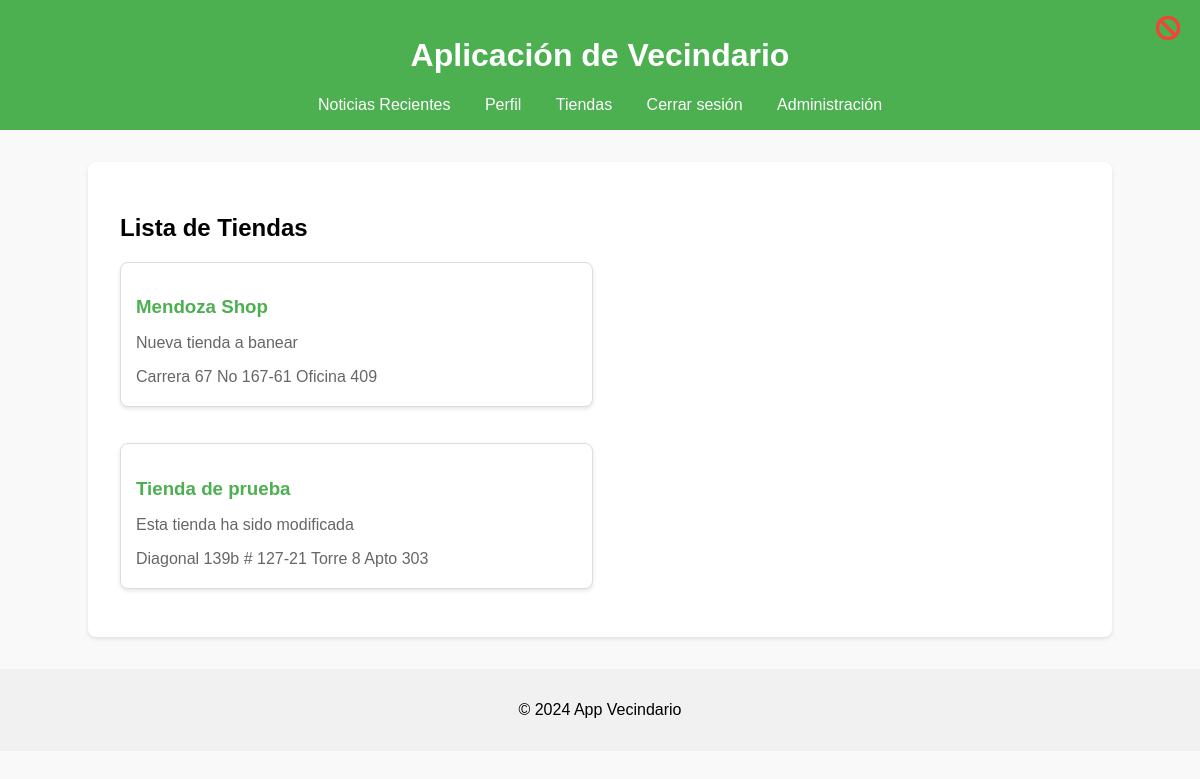
Page /admin/stores (signed in) on the committed database.
### models.py (models this page shows)
class Store(db.Model):
    __tablename__ = 'store'
    id = db.Column(db.Integer, primary_key=True)
    name = db.Column(db.String(120), nullable=False)
    description = db.Column(db.Text, nullable=True)
    address = db.Column(db.String(255), nullable=True)
    rating = db.Column(db.Float, nullable=False, default=0)
    owner_id = db.Column(db.Integer, db.ForeignKey('user.id'), nullable=False)
    suspended_until = db.Column(db.DateTime, nullable=True)  # Nuevo: para suspender la tienda
    store_products = db.relationship('Product', backref='store_relation', lazy=True)
    comments = db.relationship('Comment', backref='store', lazy=True)
    news = db.relationship('News', backref='store', lazy=True)

### app.py (the view)
@app.route('/admin/stores', methods=['GET'])
def admin_stores():
    if 'user_id' not in session:
        return redirect('/login')
    admin_user = User.query.get(session['user_id'])
    if not admin_user.is_admin:
        flash('No tienes permisos para acceder a esta sección.', 'error')
        return redirect('/')
    stores = Store.query.all()
    return render_template('admin_stores.html', stores=stores)

### app.py (called while the page is built)
@app.context_processor
def inject_user():
    user = None
    if 'user_id' in session:
        user = User.query.get(session['user_id'])
    return dict(user=user)

def check_user_suspended(user):
    if user.suspended_until and user.suspended_until > datetime.utcnow():
        return True
    return False

@app.before_request
def before_request():
    if 'user_id' in session:
        user = User.query.get(session['user_id'])
        if check_user_suspended(user):
            flash('Tu cuenta ha sido suspendida temporalmente.', 'error')
            return redirect('/login')

### templates/admin_stores.html (shortened to what this page needs)
{% extends "base.html" %}
{% block content %}
<h2>Lista de Tiendas</h2>
<div class="store-list">
    {% for store in stores %}
    <div class="store-card">
        <div class="store-actions">
            {% if store.suspended_until %}
            <form action="/admin/unsuspend_store/{{ store.id }}" method="POST" style="display:inline;">
                <button type="submit" class="action-button" title="Desbanear Tienda">
                    <i class="fas fa-unlock"></i>
                </button>
            </form>
            {% else %}
            <form action="/admin/suspend_store/{{ store.id }}" method="POST" style="display:inline;">
                <button type="submit" class="action-button" title="Banear Tienda">
                    <i class="fas fa-ban"></i>
                </button>
            </form>
            {% endif %}
        </div>
        <a href="/store/{{ store.id }}" class="store-card-link">
            <h3>{{ store.name }}</h3>
            <p class="store-description">{{ store.description }}</p>
            <p class="store-address">{{ store.address }}</p>
        </a>
    </div>
    {% endfor %}
</div>
{% endblock %}

### static/styles.css (style rules this page uses)
body { font-family: 'Arial', sans-serif; background-color: #f9f9f9; margin: 0; padding: 0; }
button { padding: 10px 15px; background-color: #4CAF50; color: white; border: none; border-radius: 5px; cursor: pointer; }
.action-button { padding: 5px 10px; background-color: #f44336; color: white; border: none; border-radius: 5px; cursor: pointer; }
.store-card { background-color: #ffffff; border: 1px solid #ddd; border-radius: 8px; padding: 15px; width: calc(48% - 20px); box-shadow: 0 2px 4px rgba(0, 0, 0, 0.1); transition: transform 0.2s; margin-bottom: 1rem; }
.store-card-link { text-decoration: none; color: #333; }
.store-card h3 { color: #4CAF50; margin-bottom: 10px; }
.action-button { background: none; border: none; cursor: pointer; color: #f44336; font-size: 1.5em; transition: color 0.3s; }
.store-list { display: flex; flex-wrap: wrap; gap: 20px; justify-content: space-between; }
.store-actions { position: absolute; top: 10px; right: 10px; }
.store-card-link h3 { margin-bottom: 10px; color: #4CAF50; }
.store-description, .store-address { color: #666; margin-bottom: 5px; }

### rows in the picture
Store: name "Mendoza Shop", description "Nueva tienda a banear", address "Carrera 67 No 167-61 Oficina 409"
Store: name "Tienda de prueba", description "Esta tienda ha sido modificada", address "Diagonal 139b # 127-21 Torre 8 Apto 303"
